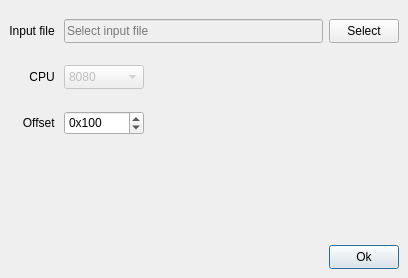
<?xml version="1.0" encoding="UTF-8"?>
<ui version="4.0">
 <class>ImportWindow</class>
 <widget class="QDialog" name="ImportWindow">
  <property name="geometry">
   <rect>
    <x>0</x>
    <y>0</y>
    <width>408</width>
    <height>278</height>
   </rect>
  </property>
  <property name="windowTitle">
   <string>Import file</string>
  </property>
  <property name="windowIcon">
   <iconset resource="files.qrc">
    <normaloff>:/resources/icons/32x32/dasm8080.png</normaloff>:/resources/icons/32x32/dasm8080.png</iconset>
  </property>
  <layout class="QGridLayout" name="gridLayout">
   <property name="leftMargin">
    <number>0</number>
   </property>
   <property name="topMargin">
    <number>0</number>
   </property>
   <property name="rightMargin">
    <number>0</number>
   </property>
   <property name="bottomMargin">
    <number>0</number>
   </property>
   <property name="spacing">
    <number>0</number>
   </property>
   <item row="0" column="0">
    <widget class="QWidget" name="widget" native="true">
     <layout class="QGridLayout" name="gridLayout_2">
      <property name="leftMargin">
       <number>0</number>
      </property>
      <property name="topMargin">
       <number>0</number>
      </property>
      <property name="rightMargin">
       <number>0</number>
      </property>
      <property name="bottomMargin">
       <number>0</number>
      </property>
      <property name="spacing">
       <number>0</number>
      </property>
      <item row="0" column="0">
       <widget class="QFrame" name="frame">
        <property name="frameShape">
         <enum>QFrame::NoFrame</enum>
        </property>
        <property name="frameShadow">
         <enum>QFrame::Raised</enum>
        </property>
        <layout class="QGridLayout" name="gridLayout_3">
         <property name="verticalSpacing">
          <number>12</number>
         </property>
         <item row="5" column="0" alignment="Qt::AlignRight">
          <widget class="QLabel" name="label_2">
           <property name="minimumSize">
            <size>
             <width>0</width>
             <height>24</height>
            </size>
           </property>
           <property name="maximumSize">
            <size>
             <width>16777215</width>
             <height>24</height>
            </size>
           </property>
           <property name="text">
            <string>Offset </string>
           </property>
           <property name="alignment">
            <set>Qt::AlignRight|Qt::AlignTrailing|Qt::AlignVCenter</set>
           </property>
          </widget>
         </item>
         <item row="1" column="1">
          <widget class="QLineEdit" name="lineEdit">
           <property name="enabled">
            <bool>false</bool>
           </property>
           <property name="minimumSize">
            <size>
             <width>0</width>
             <height>24</height>
            </size>
           </property>
           <property name="maximumSize">
            <size>
             <width>16777215</width>
             <height>24</height>
            </size>
           </property>
           <property name="placeholderText">
            <string>Select input file</string>
           </property>
          </widget>
         </item>
         <item row="7" column="2">
          <widget class="QPushButton" name="buttonApply">
           <property name="minimumSize">
            <size>
             <width>70</width>
             <height>24</height>
            </size>
           </property>
           <property name="maximumSize">
            <size>
             <width>70</width>
             <height>24</height>
            </size>
           </property>
           <property name="text">
            <string>Ok</string>
           </property>
          </widget>
         </item>
         <item row="1" column="0" alignment="Qt::AlignRight">
          <widget class="QLabel" name="label">
           <property name="minimumSize">
            <size>
             <width>0</width>
             <height>24</height>
            </size>
           </property>
           <property name="maximumSize">
            <size>
             <width>16777215</width>
             <height>24</height>
            </size>
           </property>
           <property name="text">
            <string>Input file </string>
           </property>
           <property name="alignment">
            <set>Qt::AlignRight|Qt::AlignTrailing|Qt::AlignVCenter</set>
           </property>
          </widget>
         </item>
         <item row="0" column="1">
          <spacer name="verticalSpacer">
           <property name="orientation">
            <enum>Qt::Vertical</enum>
           </property>
           <property name="sizeType">
            <enum>QSizePolicy::Fixed</enum>
           </property>
           <property name="sizeHint" stdset="0">
            <size>
             <width>20</width>
             <height>10</height>
            </size>
           </property>
          </spacer>
         </item>
         <item row="6" column="0">
          <spacer name="verticalSpacer_2">
           <property name="orientation">
            <enum>Qt::Vertical</enum>
           </property>
           <property name="sizeHint" stdset="0">
            <size>
             <width>20</width>
             <height>40</height>
            </size>
           </property>
          </spacer>
         </item>
         <item row="3" column="0" alignment="Qt::AlignRight">
          <widget class="QLabel" name="label_3">
           <property name="minimumSize">
            <size>
             <width>0</width>
             <height>24</height>
            </size>
           </property>
           <property name="maximumSize">
            <size>
             <width>16777215</width>
             <height>24</height>
            </size>
           </property>
           <property name="text">
            <string>CPU </string>
           </property>
           <property name="alignment">
            <set>Qt::AlignRight|Qt::AlignTrailing|Qt::AlignVCenter</set>
           </property>
          </widget>
         </item>
         <item row="1" column="2">
          <widget class="QPushButton" name="buttonSelectFile">
           <property name="minimumSize">
            <size>
             <width>70</width>
             <height>24</height>
            </size>
           </property>
           <property name="maximumSize">
            <size>
             <width>70</width>
             <height>24</height>
            </size>
           </property>
           <property name="text">
            <string>Select</string>
           </property>
          </widget>
         </item>
         <item row="4" column="0">
          <spacer name="verticalSpacer_4">
           <property name="orientation">
            <enum>Qt::Vertical</enum>
           </property>
           <property name="sizeType">
            <enum>QSizePolicy::Fixed</enum>
           </property>
           <property name="sizeHint" stdset="0">
            <size>
             <width>20</width>
             <height>10</height>
            </size>
           </property>
          </spacer>
         </item>
         <item row="2" column="0">
          <spacer name="verticalSpacer_3">
           <property name="orientation">
            <enum>Qt::Vertical</enum>
           </property>
           <property name="sizeType">
            <enum>QSizePolicy::Fixed</enum>
           </property>
           <property name="sizeHint" stdset="0">
            <size>
             <width>20</width>
             <height>10</height>
            </size>
           </property>
          </spacer>
         </item>
         <item row="5" column="1">
          <widget class="QSpinBox" name="spinBox">
           <property name="minimumSize">
            <size>
             <width>80</width>
             <height>24</height>
            </size>
           </property>
           <property name="maximumSize">
            <size>
             <width>80</width>
             <height>24</height>
            </size>
           </property>
           <property name="showGroupSeparator" stdset="0">
            <bool>false</bool>
           </property>
           <property name="prefix">
            <string notr="true">0x</string>
           </property>
           <property name="maximum">
            <number>65535</number>
           </property>
           <property name="value">
            <number>256</number>
           </property>
           <property name="displayIntegerBase">
            <number>16</number>
           </property>
          </widget>
         </item>
         <item row="3" column="1">
          <widget class="QComboBox" name="comboBox">
           <property name="enabled">
            <bool>false</bool>
           </property>
           <property name="minimumSize">
            <size>
             <width>80</width>
             <height>24</height>
            </size>
           </property>
           <property name="maximumSize">
            <size>
             <width>80</width>
             <height>24</height>
            </size>
           </property>
           <item>
            <property name="text">
             <string>8080</string>
            </property>
           </item>
          </widget>
         </item>
        </layout>
       </widget>
      </item>
     </layout>
    </widget>
   </item>
  </layout>
 </widget>
 <resources>
  <include location="files.qrc"/>
 </resources>
 <connections/>
</ui>
